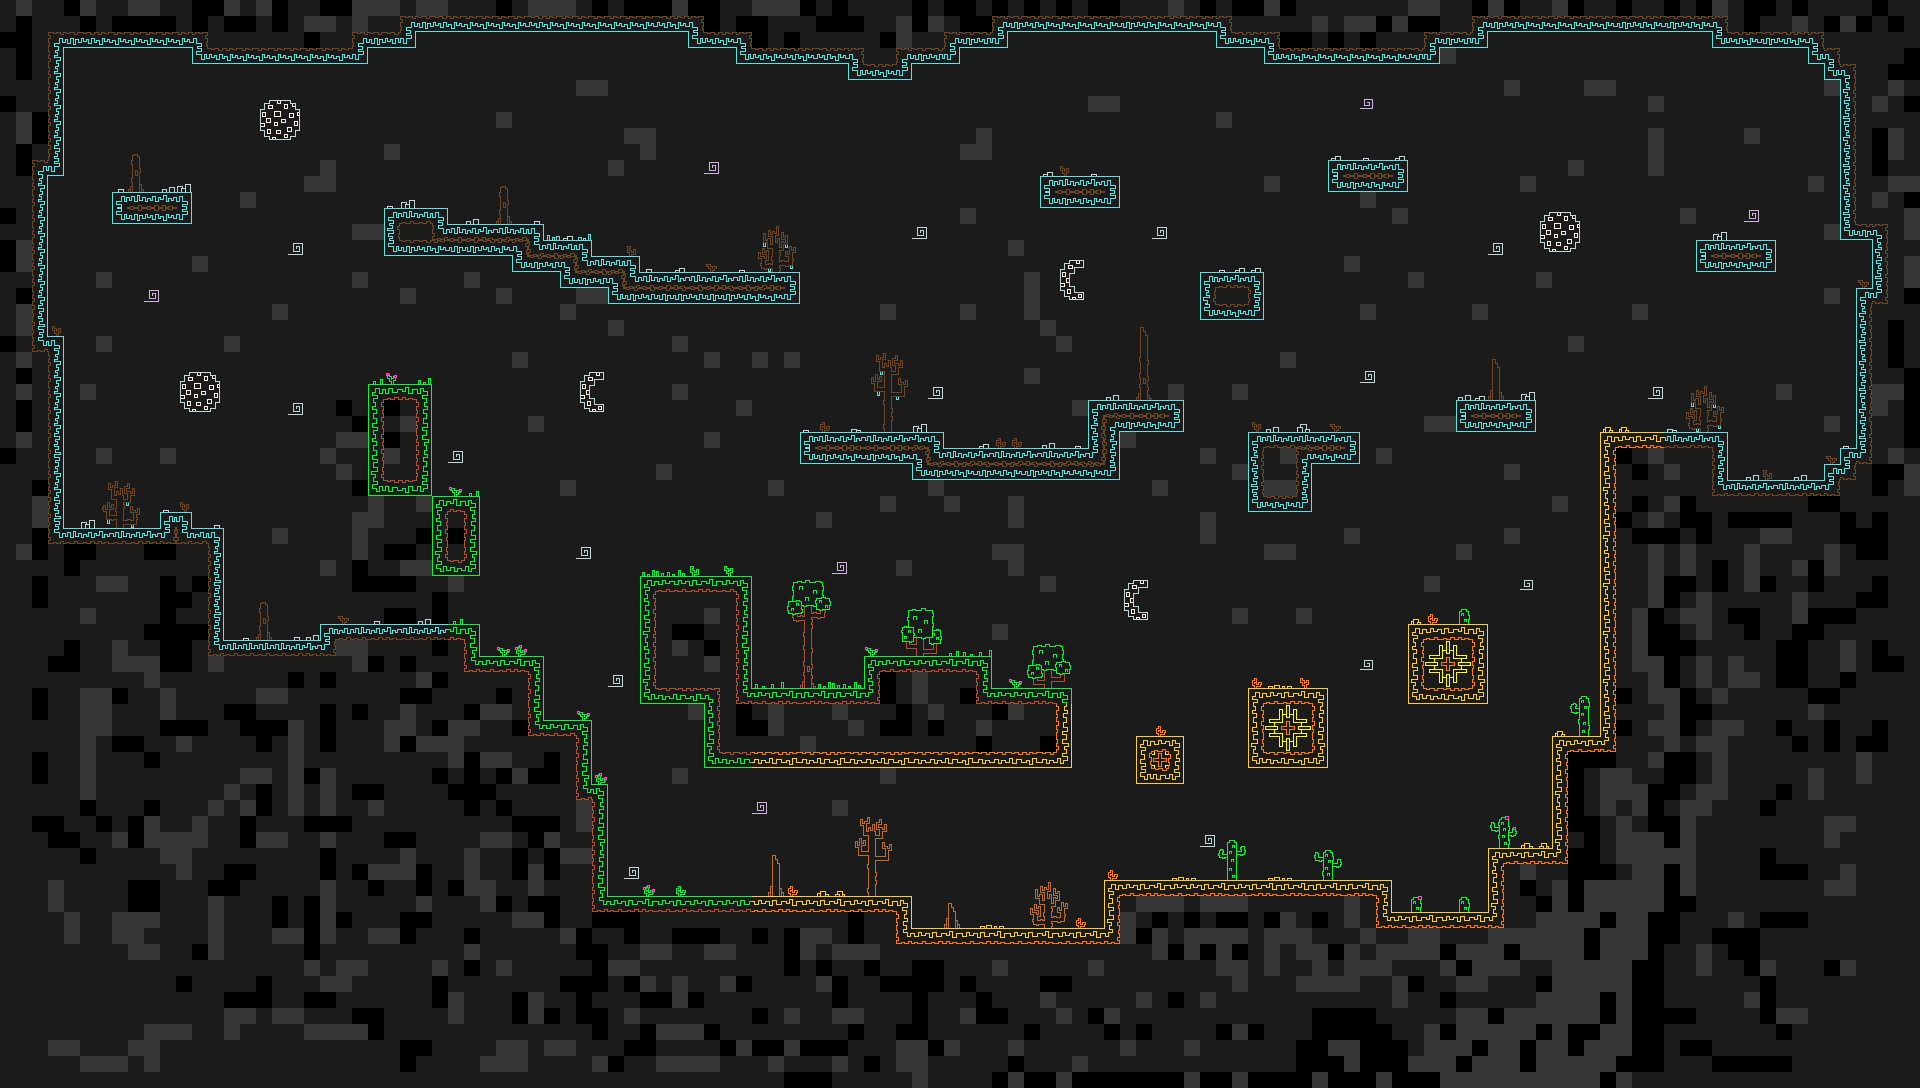

The image is a tile-based game level rendered from a .tmx file. Its description and source (layers, tilesets, objects; grid data summarised) follow:
An orthogonal 120x68 tile map with 16x16 px tiles, 2 tile layers (Second layer, First layer) and 119 objects (66x solid, 15x jump, 13x Coca, 13x spawn, 6x tp, ...).

<map version="1.5" tiledversion="1.6.0" orientation="orthogonal" renderorder="right-down" width="120" height="68" tilewidth="16" tileheight="16" infinite="0" nextlayerid="8" nextobjectid="131">
 <tileset firstgid="1" name="map" tilewidth="16" tileheight="16" tilecount="480" columns="20">
  <image source="map.png" width="320" height="384" />
 </tileset>
 <layer id="6" name="Second layer" width="120" height="68" locked="1">
  <data>[8160 cells, 8160 non-empty, 24 distinct tile ids]</data>
 </layer>
 <layer id="3" name="First layer" width="120" height="68">
  <data>[8160 cells, 5578 non-empty, 309 distinct tile ids]</data>
 </layer>
 <objectgroup id="2" name="objects">
  <object id="6" type="solid" x="640.667" y="577.333" width="110" height="126" />
  <object id="7" type="solid" x="705.333" y="689.333" width="366" height="77.3333" />
  <object id="10" type="solid" x="864" y="656" width="126.667" height="32.6667" />
  <object id="11" type="solid" x="368.667" y="384.667" width="62" height="110" />
  <object id="12" type="solid" x="432" y="496.667" width="46.6667" height="77.9997" />
  <object id="13" type="solid" x="476.167" y="657.333" width="67.1667" height="61.3333" />
  <object id="14" type="solid" x="543.333" y="721.333" width="47.3333" height="63.3333" />
  <object id="15" type="solid" x="593.333" y="784" width="13.3333" height="111.333" />
  <object id="16" type="solid" x="607.333" y="896.5" width="304.242" height="35.5" />
  <object id="17" type="solid" x="912" y="928.667" width="192" height="3.66667" />
  <object id="18" type="solid" x="1104.33" y="880.667" width="286.667" height="46.6667" />
  <object id="19" type="solid" x="1391.67" y="913" width="96.3333" height="9.66667" />
  <object id="20" type="solid" x="1488.67" y="848.667" width="64" height="63" />
  <object id="21" type="solid" x="1553" y="737" width="46.6667" height="111" />
  <object id="22" type="solid" x="1601.33" y="433.333" width="5.66667" height="303" />
  <object id="23" type="solid" x="1409.33" y="625.333" width="78" height="78.6667" />
  <object id="24" type="solid" x="1249.33" y="688.667" width="78" height="79" />
  <object id="25" type="solid" x="1136.33" y="736.333" width="46.6667" height="47.3333" />
  <object id="26" name="player1" type="player" x="702.667" y="535" width="16" height="16" />
  <object id="27" type="Coca" x="499.667" y="633.667" width="16" height="16" />
  <object id="28" type="Coca" x="563" y="686.333" width="16" height="16" />
  <object id="29" type="Coca" x="968.333" y="626.667" width="16" height="16" />
  <object id="30" type="Coca" x="1268.33" y="661.667" width="16" height="16" />
  <object id="31" type="Coca" x="1368" y="847.333" width="16" height="16" />
  <object id="32" type="Coca" x="1276" y="857.333" width="16" height="16" />
  <object id="33" type="Coca" x="1513.33" y="812.667" width="16" height="16" />
  <object id="34" type="Coca" x="1566.67" y="671" width="16" height="16" />
  <object id="35" type="Coca" x="1002" y="885.667" width="16" height="16" />
  <object id="36" type="Coca" x="1049.67" y="860" width="16" height="16" />
  <object id="37" type="Coca" x="828.667" y="843.333" width="16" height="16" />
  <object id="38" type="Coca" x="878.333" y="856.333" width="16" height="16" />
  <object id="39" type="Coca" x="749" y="854.333" width="16" height="16" />
  <object id="40" type="Ghost" x="956.667" y="575.333" width="7" height="13" />
  <object id="41" type="Ghost" x="1163.83" y="711.5" width="7" height="13" />
  <object id="42" type="Ghost" x="1108.5" y="818.833" width="7" height="13" />
  <object id="43" type="Ghost" x="1020.5" y="623.5" width="7" height="13" />
  <object id="44" type="Ghost" x="907.833" y="618.167" width="7" height="13" />
  <object id="45" type="jump" x="1203" y="835" width="12" height="12" />
  <object id="47" type="jump" x="1361.17" y="658" width="12" height="12" />
  <object id="48" type="jump" x="1522.5" y="578.5" width="12" height="12" />
  <object id="49" type="jump" x="1651" y="386" width="12" height="12" />
  <object id="50" type="jump" x="627.091" y="867.091" width="12" height="12" />
  <object id="51" type="jump" x="611" y="675" width="12" height="12" />
  <object id="52" type="jump" x="579.333" y="546.667" width="12" height="12" />
  <object id="53" type="jump" x="451.333" y="450.667" width="12" height="12" />
  <object id="54" type="jump" x="291" y="402.75" width="12" height="12" />
  <object id="55" type="jump" x="931" y="386.5" width="12" height="12" />
  <object id="56" type="tp" x="1361.5" y="97.75" width="12" height="12" />
  <object id="57" type="tp" x="1748" y="210" width="12" height="12" />
  <object id="58" type="tp" x="147" y="290.5" width="12" height="12" />
  <object id="59" type="tp" x="754.848" y="801.091" width="12" height="12" />
  <object id="60" type="tp" x="706.909" y="161.818" width="12" height="12" />
  <object id="61" type="spawn" x="160" y="109" width="5" height="5" />
  <object id="63" type="spawn" x="433.5" y="93.5" width="5" height="5" />
  <object id="64" type="spawn" x="1118.5" y="71.5" width="5" height="5" />
  <object id="65" type="spawn" x="1316.5" y="311.5" width="5" height="5" />
  <object id="66" type="spawn" x="1816.5" y="333.5" width="5" height="5" />
  <object id="67" type="spawn" x="1445.5" y="507.5" width="5" height="5" />
  <object id="69" type="spawn" x="1065.5" y="546.5" width="5" height="5" />
  <object id="70" type="spawn" x="954.5" y="790.5" width="5" height="5" />
  <object id="71" type="spawn" x="462.5" y="318.5" width="5" height="5" />
  <object id="72" type="spawn" x="140.5" y="372.5" width="5" height="5" />
  <object id="73" type="spawn" x="1017.5" y="70.5" width="5" height="5" />
  <object id="74" type="spawn" x="1714.5" y="85.5" width="5" height="5" />
  <object id="75" type="solid" x="322" y="625" width="157" height="46" />
  <object id="76" type="solid" x="215" y="641.5" width="110" height="6.5" />
  <object id="77" type="solid" x="63" y="528.773" width="160" height="126.727" />
  <object id="78" type="solid" x="160.318" y="512.409" width="31.0909" height="18.6364" />
  <object id="79" type="solid" x="41.5" y="337.5" width="22" height="197.5" />
  <object id="80" type="solid" x="41" y="176" width="6.5" height="167" />
  <object id="81" type="solid" x="45" y="47" width="18" height="128.5" />
  <object id="82" type="solid" x="63.5" y="39.5" width="128.5" height="7.5" />
  <object id="83" type="solid" x="192.5" y="47" width="174.5" height="17" />
  <object id="84" type="solid" x="113" y="192" width="78" height="30.5" />
  <object id="85" type="solid" x="365.5" y="32" width="50" height="15.5" />
  <object id="86" type="solid" x="413" y="19.5" width="278.5" height="12" />
  <object id="87" type="solid" x="384" y="209" width="64" height="47" />
  <object id="88" type="solid" x="449" y="224.5" width="94.5" height="31" />
  <object id="89" type="solid" x="512.5" y="241.5" width="79.5" height="30" />
  <object id="90" type="solid" x="560.5" y="256.5" width="79.5" height="31" />
  <object id="91" type="solid" x="608.5" y="272.5" width="191.5" height="31.5" />
  <object id="92" type="solid" x="689" y="31.5" width="48" height="15.5" />
  <object id="93" type="solid" x="736" y="46.5" width="113.5" height="16.5" />
  <object id="94" type="solid" x="849" y="62.5" width="62" height="16.5" />
  <object id="95" type="solid" x="912" y="44" width="47.5" height="20" />
  <object id="96" type="solid" x="959.5" y="29.5" width="47.5" height="18" />
  <object id="97" type="solid" x="1008.5" y="17" width="207.5" height="14" />
  <object id="98" type="solid" x="1040.5" y="176" width="78.5" height="31.5" />
  <object id="99" type="solid" x="1216.5" y="30.5" width="47.5" height="16.5" />
  <object id="100" type="solid" x="1265" y="40" width="175" height="24" />
  </objectgroup>
</map>
<!-- 29 of 119 objects omitted -->
